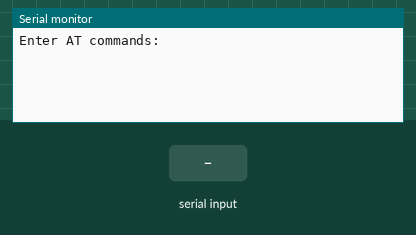
Simulated run of this sketch. Board: Arduino Mega 2560, built with avr-gcc and run on an emulated ATmega2560. On the bench: the last lines printed to the serial monitor. The inputs (shaded band) are chosen by the test bench.

Above: at 1.2 s.
1.3 s: "1" received over the second serial link
At 2.5 s:
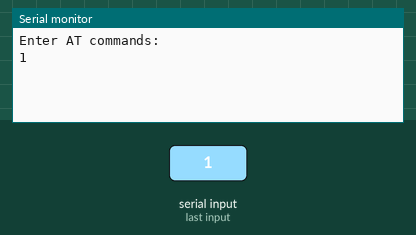
2.8 s: "0" received over the second serial link
At 3.9 s:
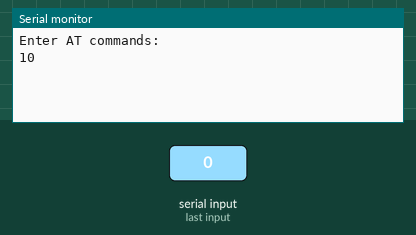

The sketch:

sketch_nov02a.ino
```cpp
/*
AT+UART     Baud rate of module

AT+ADDR   Address of module


AT+BIND   Address to bind to on startup
      Entered value must be comma separated, not colon

AT+CMODE  Set/query CMODE
      CMODE=1 makes the master pair to any slave in range

AT+ROLE   Set/query role
      AT+ROLE=1 for master, AT+ROLE=0 for slave
*/

#define bluSerial Serial3

void setup() {

Serial.begin(9600);

Serial.println("Enter AT commands:");

Serial3.begin(9600);

}

void loop()

{

if (Serial3.available())
  {
    Serial.write(Serial3.read());
  }

if (Serial.available())

Serial3.write(Serial.read());


}
```

Measured:
- after the input at 1.3 s, the serial monitor: prints a new line at once (image 1)
- after the input at 2.8 s, the serial monitor: prints a new line at once (image 2)
